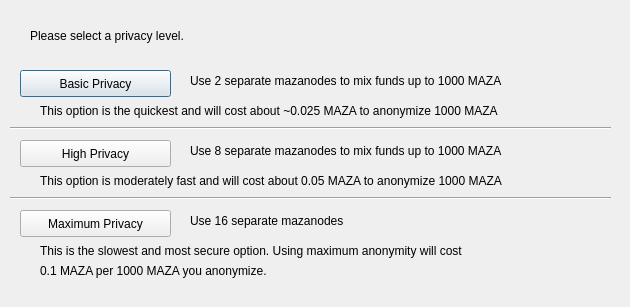
<?xml version="1.0" encoding="UTF-8"?>
<ui version="4.0">
 <class>DarksendConfig</class>
 <widget class="QDialog" name="DarksendConfig">
  <property name="geometry">
   <rect>
    <x>0</x>
    <y>0</y>
    <width>630</width>
    <height>307</height>
   </rect>
  </property>
  <property name="windowTitle">
   <string>Configure PrivateSend</string>
  </property>
  <widget class="QPushButton" name="buttonBasic">
   <property name="geometry">
    <rect>
     <x>20</x>
     <y>70</y>
     <width>151</width>
     <height>27</height>
    </rect>
   </property>
   <property name="text">
    <string>Basic Privacy</string>
   </property>
  </widget>
  <widget class="QPushButton" name="buttonHigh">
   <property name="geometry">
    <rect>
     <x>20</x>
     <y>140</y>
     <width>151</width>
     <height>27</height>
    </rect>
   </property>
   <property name="text">
    <string>High Privacy</string>
   </property>
  </widget>
  <widget class="QPushButton" name="buttonMax">
   <property name="geometry">
    <rect>
     <x>20</x>
     <y>210</y>
     <width>151</width>
     <height>27</height>
    </rect>
   </property>
   <property name="text">
    <string>Maximum Privacy</string>
   </property>
  </widget>
  <widget class="QLabel" name="label">
   <property name="geometry">
    <rect>
     <x>30</x>
     <y>20</y>
     <width>571</width>
     <height>31</height>
    </rect>
   </property>
   <property name="text">
    <string>Please select a privacy level.</string>
   </property>
  </widget>
  <widget class="QLabel" name="label_2">
   <property name="geometry">
    <rect>
     <x>190</x>
     <y>70</y>
     <width>421</width>
     <height>21</height>
    </rect>
   </property>
   <property name="text">
    <string>Use 2 separate mazanodes to mix funds up to 1000 MAZA</string>
   </property>
  </widget>
  <widget class="QLabel" name="label_3">
   <property name="geometry">
    <rect>
     <x>190</x>
     <y>140</y>
     <width>411</width>
     <height>21</height>
    </rect>
   </property>
   <property name="text">
    <string>Use 8 separate mazanodes to mix funds up to 1000 MAZA</string>
   </property>
  </widget>
  <widget class="QLabel" name="label_4">
   <property name="geometry">
    <rect>
     <x>190</x>
     <y>210</y>
     <width>421</width>
     <height>21</height>
    </rect>
   </property>
   <property name="text">
    <string>Use 16 separate mazanodes</string>
   </property>
  </widget>
  <widget class="QLabel" name="label_6">
   <property name="geometry">
    <rect>
     <x>40</x>
     <y>100</y>
     <width>561</width>
     <height>21</height>
    </rect>
   </property>
   <property name="text">
    <string>This option is the quickest and will cost about ~0.025 MAZA to anonymize 1000 MAZA</string>
   </property>
  </widget>
  <widget class="QLabel" name="label_7">
   <property name="geometry">
    <rect>
     <x>40</x>
     <y>170</y>
     <width>561</width>
     <height>21</height>
    </rect>
   </property>
   <property name="text">
    <string>This option is moderately fast and will cost about 0.05 MAZA to anonymize 1000 MAZA</string>
   </property>
  </widget>
  <widget class="QLabel" name="label_8">
   <property name="geometry">
    <rect>
     <x>40</x>
     <y>240</y>
     <width>561</width>
     <height>21</height>
    </rect>
   </property>
   <property name="text">
    <string>This is the slowest and most secure option. Using maximum anonymity will cost</string>
   </property>
  </widget>
  <widget class="QLabel" name="label_9">
   <property name="geometry">
    <rect>
     <x>40</x>
     <y>260</y>
     <width>561</width>
     <height>21</height>
    </rect>
   </property>
   <property name="text">
    <string>0.1 MAZA per 1000 MAZA you anonymize.</string>
   </property>
  </widget>
  <widget class="Line" name="line">
   <property name="geometry">
    <rect>
     <x>10</x>
     <y>120</y>
     <width>601</width>
     <height>16</height>
    </rect>
   </property>
   <property name="orientation">
    <enum>Qt::Horizontal</enum>
   </property>
  </widget>
  <widget class="Line" name="line_2">
   <property name="geometry">
    <rect>
     <x>10</x>
     <y>190</y>
     <width>601</width>
     <height>16</height>
    </rect>
   </property>
   <property name="orientation">
    <enum>Qt::Horizontal</enum>
   </property>
  </widget>
 </widget>
 <resources/>
 <connections/>
</ui>
